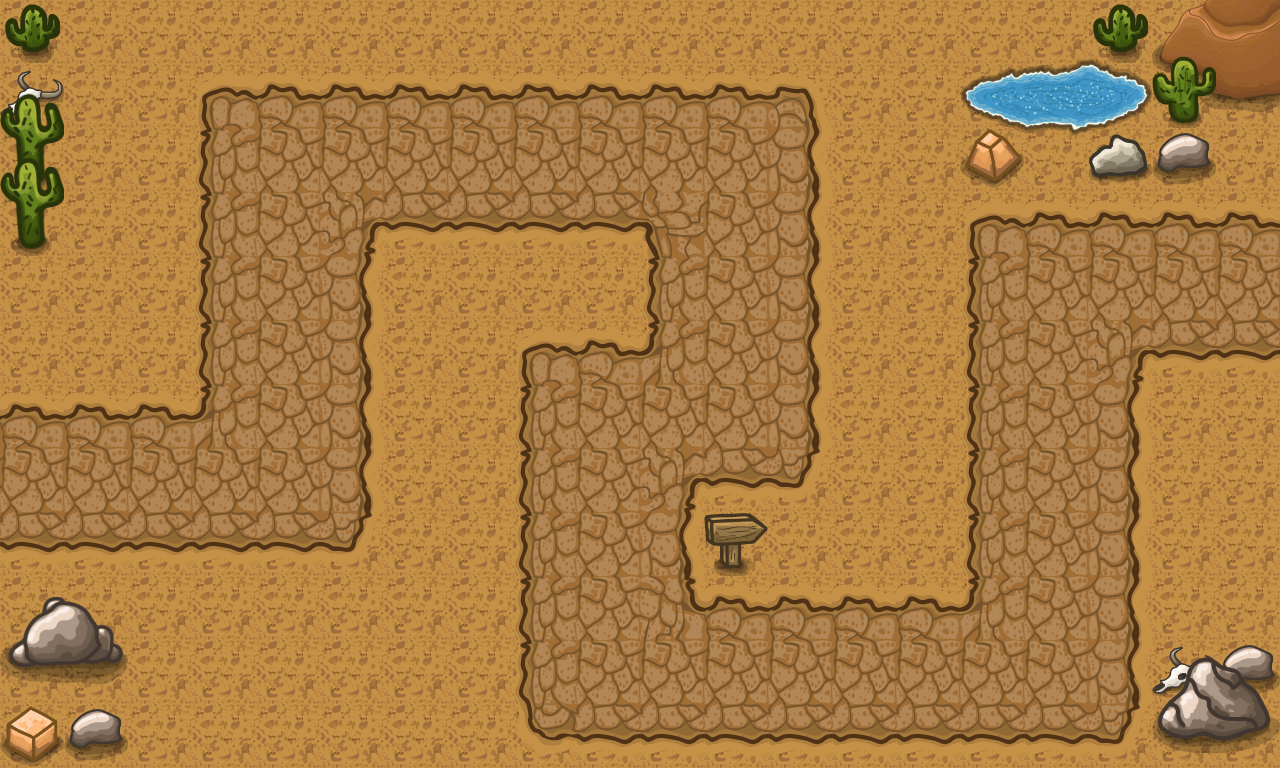

A 2D game scene composited from a Tiled map and its tileset images. What follows is a short description and the map's XML, with every tile layer's data as written:
An orthogonal 20x12 tile map with 64x64 px tiles, 5 tile layers (Dirt, Pathing, Details 1, Details 2, ...) and 1 object.

<map version="1.10" tiledversion="1.10.2" orientation="orthogonal" renderorder="right-down" width="20" height="12" tilewidth="64" tileheight="64" infinite="0" nextlayerid="7" nextobjectid="2">
 <tileset firstgid="1" source="tileset.tsx" />
 <layer id="1" name="Dirt" width="20" height="12">
  <data encoding="csv">
16,16,16,16,16,16,16,16,16,16,16,16,16,16,16,16,16,16,16,16,
16,16,16,16,16,16,16,16,16,16,16,16,16,16,16,16,16,16,16,16,
16,16,16,16,16,16,16,16,16,16,16,16,16,16,16,16,16,16,16,16,
16,16,16,16,16,16,16,16,16,16,16,16,16,16,16,16,16,16,16,16,
16,16,16,16,16,16,16,16,16,16,16,16,16,16,16,16,16,16,16,16,
16,16,16,16,16,16,16,16,16,16,16,16,16,16,16,16,16,16,16,16,
16,16,16,16,16,16,16,16,16,16,16,16,16,16,16,16,16,16,16,16,
16,16,16,16,16,16,16,16,16,16,16,16,16,16,16,16,16,16,16,16,
16,16,16,16,16,16,16,16,16,16,16,16,16,16,16,16,16,16,16,16,
16,16,16,16,16,16,16,16,16,16,16,16,16,16,16,16,16,16,16,16,
16,16,16,16,16,16,16,16,16,16,16,16,16,16,16,16,16,16,16,16,
16,16,16,16,16,16,16,16,16,16,16,16,16,16,16,16,16,16,16,16
</data>
 </layer>
 <layer id="2" name="Pathing" width="20" height="12">
  <data encoding="csv">
0,0,0,0,0,0,0,0,0,0,0,0,0,0,0,0,0,0,0,0,
0,0,0,4,5,5,5,5,5,5,5,5,6,0,0,0,0,0,0,0,
0,0,0,18,19,19,19,19,19,19,19,19,20,0,0,0,0,0,0,0,
0,0,0,18,19,22,33,33,33,33,21,19,20,0,0,4,5,5,5,5,
0,0,0,18,19,20,0,0,0,0,18,19,20,0,0,18,19,19,19,19,
0,0,0,18,19,20,0,0,4,5,7,19,20,0,0,18,19,22,33,33,
5,5,5,7,19,20,0,0,18,19,19,19,20,0,0,18,19,20,0,0,
19,19,19,19,19,20,0,0,18,19,22,33,34,0,0,18,19,20,0,0,
33,33,33,33,33,34,0,0,18,19,20,0,0,0,0,18,19,20,0,0,
0,0,0,0,0,0,0,0,18,19,8,5,5,5,5,7,19,20,0,0,
0,0,0,0,0,0,0,0,18,19,19,19,19,19,19,19,19,20,0,0,
0,0,0,0,0,0,0,0,32,33,33,33,33,33,33,33,33,34,0,0
</data>
 </layer>
 <layer id="3" name="Details 1" width="20" height="12">
  <data encoding="csv">
49,0,0,0,0,0,0,0,0,0,0,0,0,0,0,0,0,0,127,128,
48,0,0,0,0,0,0,0,0,0,0,0,0,0,0,0,0,0,141,142,
0,0,0,0,0,0,0,0,0,0,0,0,0,0,0,0,0,0,0,0,
0,0,0,0,0,0,0,0,0,0,0,0,0,0,0,0,0,0,0,0,
0,0,0,0,0,0,0,0,0,0,0,0,0,0,0,0,0,0,0,0,
0,0,0,0,0,0,0,0,0,0,0,0,0,0,0,0,0,0,0,0,
0,0,0,0,0,0,0,0,0,0,0,0,0,0,0,0,0,0,0,0,
0,0,0,0,0,0,0,0,0,0,0,0,0,0,0,0,0,0,0,0,
0,0,0,0,0,0,0,0,0,0,0,0,0,0,0,0,0,0,0,0,
0,0,0,0,0,0,0,0,0,0,0,0,0,0,0,0,0,0,0,0,
0,0,0,0,0,0,0,0,0,0,0,0,0,0,0,0,0,0,48,46,
0,0,0,0,0,0,0,0,0,0,0,0,0,0,0,0,0,0,0,0
</data>
 </layer>
 <layer id="4" name="Details 2" width="20" height="12">
  <data encoding="csv">
0,0,0,0,0,0,0,0,0,0,0,0,0,0,0,0,0,49,58,0,
57,0,0,0,0,0,0,0,0,0,0,0,0,0,0,0,0,0,72,0,
71,0,0,0,0,0,0,0,0,0,0,0,0,0,0,44,0,43,46,0,
0,0,0,0,0,0,0,0,0,0,0,0,0,0,0,0,0,0,0,0,
0,0,0,0,0,0,0,0,0,0,0,0,0,0,0,0,0,0,0,0,
0,0,0,0,0,0,0,0,0,0,0,0,0,0,0,0,0,0,0,0,
0,0,0,0,0,0,0,0,0,0,0,0,0,0,0,0,0,0,0,0,
0,0,0,0,0,0,0,0,0,0,0,0,0,0,0,0,0,0,0,0,
0,0,0,0,0,0,0,0,0,0,0,47,0,0,0,0,0,0,0,0,
0,0,0,0,0,0,0,0,0,0,0,0,0,0,0,0,0,0,0,0,
0,0,0,0,0,0,0,0,0,0,0,0,0,0,0,0,0,0,87,88,
0,0,0,0,0,0,0,0,0,0,0,0,0,0,0,0,0,0,101,102
</data>
 </layer>
 <layer id="5" name="Details 3" width="20" height="12">
  <data encoding="csv">
0,0,0,0,0,0,0,0,0,0,0,0,0,0,0,119,120,121,0,0,
0,0,0,0,0,0,0,0,0,0,0,0,0,0,0,133,134,135,0,0,
57,0,0,0,0,0,0,0,0,0,0,0,0,0,0,147,148,149,0,0,
71,0,0,0,0,0,0,0,0,0,0,0,0,0,0,0,0,0,0,0,
0,0,0,0,0,0,0,0,0,0,0,0,0,0,0,0,0,0,0,0,
0,0,0,0,0,0,0,0,0,0,0,0,0,0,0,0,0,0,0,0,
0,0,0,0,0,0,0,0,0,0,0,0,0,0,0,0,0,0,0,0,
0,0,0,0,0,0,0,0,0,0,0,0,0,0,0,0,0,0,0,0,
0,0,0,0,0,0,0,0,0,0,0,0,0,0,0,0,0,0,0,0,
93,94,0,0,0,0,0,0,0,0,0,0,0,0,0,0,0,0,0,0,
107,108,0,0,0,0,0,0,0,0,0,0,0,0,0,0,0,0,0,0,
45,46,0,0,0,0,0,0,0,0,0,0,0,0,0,0,0,0,0,0
</data>
 </layer>
 <objectgroup id="6" name="Object Layer 1">
  <object id="1" x="0" y="0">
   <polyline points="0,0 -100,480 281.333,478.667 281.333,153.333 734.667,154.667 738.667,418.667 602.667,416 605.333,672 1057.33,672 1054.67,282.667 1352,285.333" />
  </object>
 </objectgroup>
</map>
